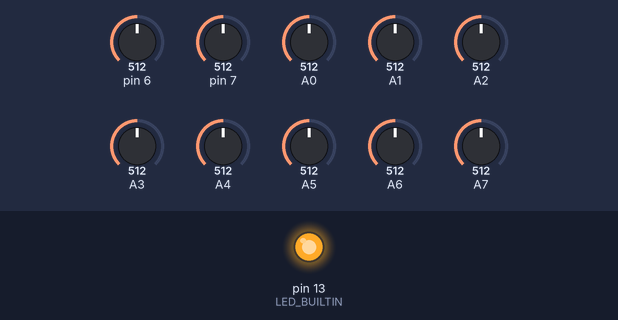
This sketch was run on a simulated Arduino Nano, built with avr-gcc and run on an emulated ATmega328P. On the bench: output pins drawn as LEDs (lit = HIGH). Inputs (shaded band) come from the test bench; at power-on: pin 6 = 512, pin 7 = 512, A0 = 512, A1 = 512, A2 = 512, A3 = 512, A4 = 512, A5 = 512, A6 = 512, A7 = 512.

Above: at 0.15 s.
At 0.7 s:
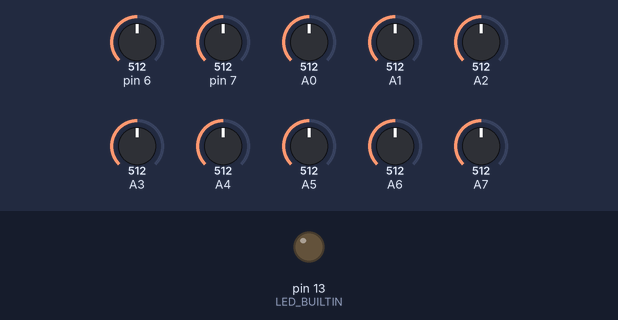
Timing chart, 0 to 1.3 s (numbered marks = the images above):
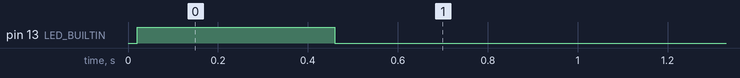

The sketch:

SensorTester.ino
```cpp
#include <Arduino.h>
#include "LC_Sensor.h"
#define Sensors 7
#define Threshold 36
#define Repeats 5

LC_Sensor mysensor = LC_Sensor();


void setup() {
// put your setup code here, to run once:
  mysensor.begin(Sensors,Threshold,Repeats);
  pinMode(LED_BUILTIN, OUTPUT);

}

void loop() {
  // put your main code here, to run repeatedly:
  digitalWrite(LED_BUILTIN, mysensor.activ(6));
  delay(20);
}
```

Measured:
- by itself, pin 13 (LED_BUILTIN): LOW → HIGH at 0.02 s, → LOW 0.44 s later
